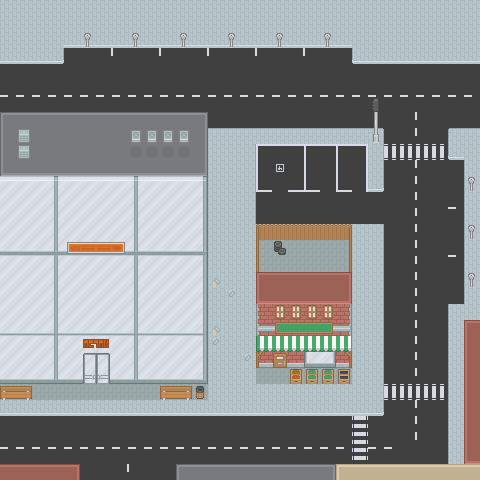

Below is a game level as drawn by its tile map, then a one-line description and the .tmx file that defines it, in full:
An orthogonal 30x30 tile map with 16x16 px tiles, 2 tile layers (Capa de Patrones 1, Capa de patrones 2).

<map version="1.2" tiledversion="1.2.0" orientation="orthogonal" renderorder="left-up" width="30" height="30" tilewidth="16" tileheight="16" infinite="0" nextlayerid="7" nextobjectid="1">
 <tileset firstgid="1" source="rogue.tsx" />
 <layer id="1" name="Capa de Patrones 1" width="30" height="30">
  <data encoding="csv">
748,748,748,748,748,748,748,748,748,748,748,748,748,748,748,748,748,748,748,748,748,748,748,748,748,748,748,748,748,748,
748,748,748,748,748,748,748,748,748,748,748,748,748,748,748,748,748,748,748,748,748,748,748,748,748,748,748,748,748,748,
748,748,748,748,822,822,822,822,822,822,822,822,822,822,822,822,822,822,822,822,822,822,748,748,748,748,748,748,748,748,
822,822,822,823,715,715,787,788,715,787,788,715,787,788,715,787,788,715,787,788,715,715,821,822,822,822,822,822,822,822,
715,715,715,715,715,715,715,715,715,715,715,715,715,715,715,715,715,715,715,715,715,715,715,715,715,715,715,715,715,715,
714,714,714,714,714,714,714,714,714,714,714,714,714,714,714,714,714,714,714,714,714,714,714,714,714,714,714,714,714,714,
751,751,751,751,751,751,751,751,751,751,751,751,751,751,751,751,751,751,751,751,751,751,751,751,751,751,751,751,751,751,
9,11,11,11,11,11,11,11,11,11,11,11,10,715,715,715,715,715,715,715,715,715,715,715,715,787,788,715,715,715,
12,15,15,15,15,15,15,15,15,15,15,15,49,711,711,711,711,711,711,711,711,711,711,712,715,787,788,715,710,711,
12,15,15,15,15,15,15,15,52,52,52,52,49,748,748,749,793,833,833,793,833,793,794,749,829,829,829,829,821,748,
46,48,48,48,48,48,48,48,48,48,48,48,47,748,748,749,796,901,715,796,715,796,795,749,715,787,788,715,715,747,
422,422,422,237,422,422,422,422,237,422,422,422,238,748,748,749,830,715,832,830,715,830,795,823,715,787,788,715,715,747,
348,348,348,274,348,348,348,348,274,348,348,348,275,748,748,749,715,715,715,715,715,715,715,715,715,787,788,715,714,747,
348,348,348,274,348,348,348,348,274,348,348,348,275,748,748,749,715,715,715,715,715,715,715,715,715,787,788,715,751,747,
348,348,348,274,348,348,348,348,274,348,348,348,275,748,748,748,748,748,748,748,748,748,748,749,715,787,788,715,715,747,
388,388,388,277,388,388,388,388,277,388,388,388,278,748,748,748,742,742,742,742,742,742,748,749,715,787,788,715,714,747,
348,348,348,274,348,348,348,348,274,348,348,348,275,748,748,748,742,742,742,742,742,742,748,749,715,787,788,715,751,747,
348,348,348,274,348,348,348,348,274,348,348,348,275,785,748,748,1,3,3,3,3,2,748,749,715,787,788,715,715,747,
348,348,348,274,348,348,348,348,274,348,348,348,275,748,784,748,38,40,40,40,40,39,748,749,715,787,788,715,715,747,
348,348,348,274,348,348,348,348,274,348,348,348,275,748,748,748,187,188,188,188,188,189,748,749,715,787,788,715,747,748,
351,351,351,240,351,351,351,351,240,351,351,351,241,785,748,748,261,262,262,262,262,263,748,749,715,787,788,715,747,1,
348,348,348,274,348,348,348,348,274,348,348,348,275,784,748,748,187,188,188,188,188,189,748,749,715,787,788,715,747,4,
348,348,348,274,348,348,348,348,274,348,348,348,275,748,748,784,298,299,299,299,299,300,748,749,715,787,788,715,747,4,
385,385,385,311,385,385,385,385,311,385,385,385,312,748,748,748,742,742,742,742,742,742,748,749,715,787,788,715,747,4,
742,742,742,742,742,742,742,742,742,742,742,742,742,748,748,748,748,748,748,748,748,748,748,749,829,829,829,829,747,4,
822,822,822,822,822,822,822,822,822,822,822,822,822,822,822,822,822,822,822,822,822,822,822,823,715,787,788,715,747,4,
715,715,715,715,715,715,715,715,715,715,715,715,715,715,715,715,715,715,715,715,715,715,826,715,715,787,788,715,747,4,
714,714,714,714,714,714,714,714,714,714,714,714,714,714,714,714,714,714,714,714,714,714,826,714,714,787,788,715,747,4,
751,751,751,751,751,751,751,751,751,751,751,751,751,751,751,751,751,751,751,751,751,751,826,751,751,715,715,715,747,38,
3,3,3,3,2,715,715,787,788,715,715,9,11,11,11,11,11,11,11,11,10,25,27,27,27,27,27,27,27,27
</data>
 </layer>
 <layer id="4" name="Capa de patrones 2" width="30" height="30">
  <data encoding="csv">
0,0,0,0,0,0,0,0,0,0,0,0,0,0,0,0,0,0,0,0,0,0,0,0,0,0,0,0,0,0,
0,0,0,0,0,0,0,0,0,0,0,0,0,0,0,0,0,0,0,0,0,0,0,0,0,0,0,0,0,0,
0,0,0,0,0,501,0,0,501,0,0,501,0,0,501,0,0,501,0,0,501,0,0,0,0,0,0,0,0,0,
0,0,0,0,0,0,0,0,0,0,0,0,0,0,0,0,0,0,0,0,0,0,0,0,0,0,0,0,0,0,
0,0,0,0,0,0,0,0,0,0,0,0,0,0,0,0,0,0,0,0,0,0,0,0,0,0,0,0,0,0,
0,0,0,0,0,0,0,0,0,0,0,0,0,0,0,0,0,0,0,0,0,0,0,0,0,0,0,0,0,0,
0,0,0,0,0,0,0,0,0,0,0,0,0,0,0,0,0,0,0,0,0,0,0,556,0,0,0,0,0,0,
0,0,0,0,0,0,0,0,0,0,0,0,0,0,0,0,0,0,0,0,0,0,0,635,0,0,0,0,0,0,
0,617,0,0,0,0,0,0,546,546,546,546,0,0,0,0,0,0,0,0,0,0,0,672,0,0,0,0,0,0,
0,617,0,0,0,0,0,0,0,0,0,0,0,0,0,0,0,0,0,0,0,0,0,0,0,0,0,0,0,0,
0,0,0,0,0,0,0,0,0,0,0,0,0,0,0,0,0,0,0,0,0,0,0,0,0,0,0,0,0,0,
0,0,0,0,0,0,0,0,0,0,0,0,0,0,0,0,0,0,0,0,0,0,0,0,0,0,0,0,0,501,
0,0,0,0,0,0,0,0,0,0,0,0,0,0,0,0,0,0,0,0,0,0,0,0,0,0,0,0,0,0,
0,0,0,0,0,0,0,0,0,0,0,0,0,0,0,0,0,0,0,0,0,0,0,0,0,0,0,0,0,0,
0,0,0,0,0,0,0,0,0,0,0,0,0,0,0,0,540,541,541,541,541,542,0,0,0,0,0,0,0,501,
0,0,0,0,328,329,329,330,0,0,0,0,0,0,0,0,577,533,0,0,0,579,0,0,0,0,0,0,0,0,
0,0,0,0,0,0,0,0,0,0,0,0,0,0,0,0,577,0,0,0,0,579,0,0,0,0,0,0,0,0,
0,0,0,0,0,0,0,0,0,0,0,0,0,0,0,0,0,0,0,0,0,0,0,0,0,0,0,0,0,501,
0,0,0,0,0,0,0,0,0,0,0,0,0,0,0,0,0,0,0,0,0,0,0,0,0,0,0,0,0,0,
0,0,0,0,0,0,0,0,0,0,0,0,0,0,0,0,0,618,618,618,618,0,0,0,0,0,0,0,0,0,
0,0,0,0,0,0,0,0,0,0,0,0,0,0,0,0,0,180,181,181,182,0,0,0,0,0,0,0,0,0,
0,0,0,0,0,332,333,0,0,0,0,0,0,0,0,0,431,432,432,432,432,433,0,0,0,0,0,0,0,0,
0,0,0,0,0,912,913,0,0,0,0,0,0,0,0,0,466,1020,0,384,386,467,0,0,0,0,0,0,0,0,
0,0,0,0,0,949,950,0,0,0,0,0,0,0,0,0,0,0,677,678,678,676,0,0,0,0,0,0,0,0,
573,574,0,0,0,0,0,0,0,0,573,574,498,0,0,0,0,0,0,0,0,0,0,0,0,0,0,0,0,0,
0,0,0,0,0,0,0,0,0,0,0,0,0,0,0,0,0,0,0,0,0,0,0,0,0,0,0,0,0,0,
0,0,0,0,0,0,0,0,0,0,0,0,0,0,0,0,0,0,0,0,0,0,0,0,0,0,0,0,0,0,
0,0,0,0,0,0,0,0,0,0,0,0,0,0,0,0,0,0,0,0,0,0,0,0,0,0,0,0,0,0,
0,0,0,0,0,0,0,0,0,0,0,0,0,0,0,0,0,0,0,0,0,0,0,0,0,0,0,0,0,0,
0,0,0,0,0,0,0,0,0,0,0,0,0,0,0,0,0,0,0,0,0,0,0,0,0,0,0,0,0,0
</data>
 </layer>
</map>